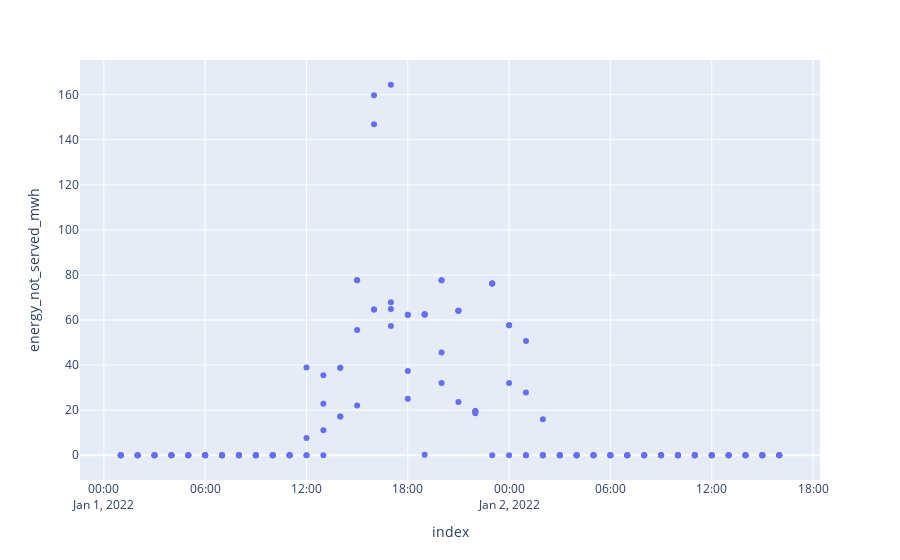

Notebook cell for this chart:
### Code cell
df_network = invert(filter(df, type = 'network')) # filter network fields and invert for plotting
px.scatter(df_network, x=df_network.index, y= 'energy_not_served_mwh' )

### Figure 1 — Plotly figure (JSON) as saved in the notebook; plotly's stock layout.template omitted (floating-point values rounded to 4 significant figures; data arrays with more than 128 entries replaced by an {"elided": "..."} marker saying what was removed)
{"data": [{"hovertemplate": "index=%{x}<br>energy_not_served_mwh=%{y}<extra></extra>", "legendgroup": "", "marker": {"color": "#636efa", "symbol": "circle"}, "mode": "markers", "name": "", "orientation": "v", "showlegend": false, "type": "scatter", "x": {"elided": "160 str values"}, "xaxis": "x", "y": {"elided": "160 float values"}, "yaxis": "y"}], "layout": {"legend": {"tracegroupgap": 0}, "margin": {"t": 60}, "xaxis": {"anchor": "y", "domain": [0, 1], "title": {"text": "index"}}, "yaxis": {"anchor": "x", "domain": [0, 1], "title": {"text": "energy_not_served_mwh"}}}}
